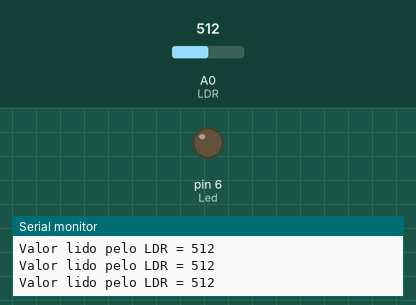
The sketch below on a simulated Arduino Uno, built with avr-gcc and run on an emulated ATmega328P. On the bench: output pins drawn as LEDs (lit = HIGH), the last lines printed to the serial monitor. Inputs (shaded band) come from the test bench; at power-on: A0 (LDR) = 512.

Above: at 1.3 s.
1.4 s: A0 (LDR) set to 315
3.8 s: A0 (LDR) set to 281
At 6.7 s:
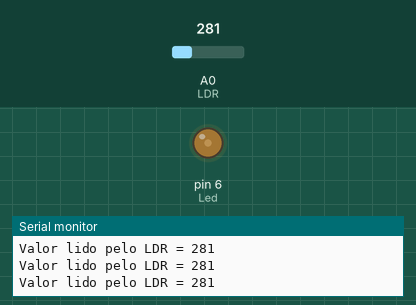
6.8 s: A0 (LDR) set to 306
Timing chart, 0 to 11.5 s (numbered marks = the images above; inputs shaded):
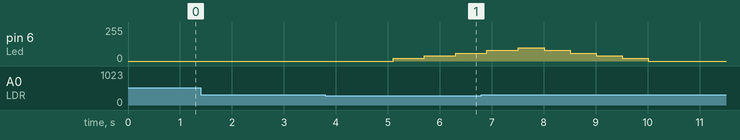

The sketch:

sensor-luz.ino
```cpp
const int LDR = A0;
const int Led = 6;
int ValorLido = 0;
int pwm = 0;

void setup(){
  Serial.begin(9600);
  pinMode(Led, OUTPUT);
}

void loop(){
  ValorLido = analogRead(LDR);
  Serial.print("Valor lido pelo LDR = ");
  Serial.println(ValorLido);
  delay(500);

  if(ValorLido < 300){
    analogWrite(Led, pwm);
    pwm+=20;
    delay(100);
  }
  else{
    analogWrite(Led, pwm);
    pwm-=20;
  }
  if(pwm > 255){
    pwm = 255;
  }
  if(pwm < 0){
    pwm = 0;
  }
}
```

Measured:
- the behaviour switches between 300 and 299 on A0 (LDR) (found by bisection; images 0 and 1)
- after the input at 3.8 s, pin 6 (Led): 0/255 → 20/255 after 1.3 s, → 40/255 0.60 s later, → 60/255 0.60 s later
